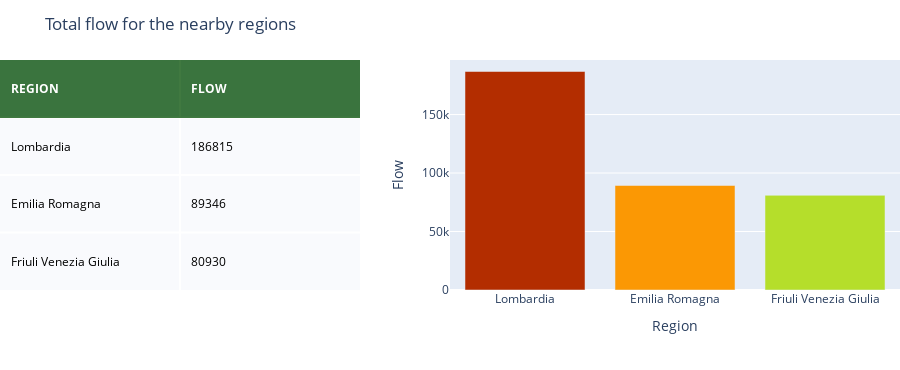

Source (notebook cell):
### Markdown cell above
## 4.1 

In this first part, to study the visitor's fluxes from the nearby regions only, we've selected one region for each of the different directions toward Padova:

-Lombardia at west, associated with the A4 toward Milano-Torino <br>
-Emilia Romagna at south, associated with the A13 toward Bologna-Roma <br>
-Friuli Venezia Giulia at east, associated with the A4 toward Venice-Trieste. <br>

for this regions we can be quite sure that the people coming toward Padova are taking the highways of interest, if using the car.

### Code cell
#DATA FOR THE REGIONS OF INTEREST
#For the regions of interest insert the region capital names and the region names
cap=['Milano', 'Bologna', 'Trieste']
reg=['Lombardia', 'Emilia Romagna', 'Friuli Venezia Giulia']

#Function to obtain the info of the regions of interest 
def info_regions(codici_istat_provincia, capoluogo):
    cod_reg=codici_istat_provincia[codici_istat_provincia['PROVINCIA'] == capoluogo]['COD_REG'].values[0] 
    info_reg=codici_istat_provincia[codici_istat_provincia['COD_REG'] == cod_reg]
    return info_reg

#Create a dictionary of dataframes for the different regions (cod info only)
d = {} 
cod_int=[]
for c in cap:
    d[reg[cap.index(c)]] = pd.DataFrame(info_regions(codici_istat_provincia,c))
    #dataframe d[key] with key=reg[i], data: |COD_REG|COD_PRO|PROVINCIA|PROV_SIGLA
    

#Returns a dataset with all the info (data_day_od) of the regions of interest
def data_regions(data_day_od, cod_all_prov):
    data_reg=data_day_od[data_day_od['COD_PRO'].isin(cod_all_prov)]
    return data_reg

#Define a dictionary with the dataframe for the different regions with all the info from data_day_od
#data_reg[reg[i]]  MONTH|DOW|ORIGIN|DESTINATION|CUST_CLASS|COD_CONTRY|COD_PRO|PRO_COM|FLOW
data_reg = {} 
for i in range(len(reg)):
    data_reg[reg[i]] = pd.DataFrame(data_regions(data_day_od,d[reg[i]]['COD_PRO'].values[:]))
    

##STUDY OF THE FLUXES OF NEARBY REGIONS TO FIND WHICH OF THE THREE DIRECTIONS HAS TO BE PRIORITIZE

#Function to calculate the total flow of the regions of interest 
def flow_regions(info_data, cod_all_prov):
    flow_sum=info_data.groupby(info_data['COD_PRO'].isin(cod_all_prov))['FLOW'].sum()
    flow_sum=flow_sum.reset_index()
    return flow_sum['FLOW'][flow_sum['COD_PRO'] == True][0]
    
#Create a dictionary for the the total flux for the different regions 
d_flow = {}
for i in range(len(reg)):
    d_flow[reg[i]] = flow_regions(data_reg[reg[i]], d[reg[i]]['COD_PRO'].values[:])
    
    
#Dataframe with the total flux for the regions of interest, flow: REGION|FLOW|
flow= pd.DataFrame(d_flow.items(), columns=['REGION', 'FLOW']).sort_values(by='FLOW', ascending=False)


#Display the results
table_color =  [[0, '#004d00'],[.5, '#ffffff'],[1, '#ffffff']]
fig = ff.create_table(flow, height_constant=80, colorscale=table_color) # font_colors=font)#colorscale

color_dict = ['#b32d00', '#fb9804' ,'#b5de2b']
fig.add_trace(go.Bar(x = flow["REGION"], y = flow["FLOW"],marker_color=color_dict,name='Flow',xaxis='x2', yaxis='y2',))
    
fig.update_layout(title_text = 'Total flow for the nearby regions',margin = {'t':60, 'b':80, },
    xaxis = {'domain': [0, .4]},
    xaxis2 = {'domain': [0.5, 1.], 'title':'Region'},
    yaxis2 = {'domain': [0, 1], 'anchor': 'x2', 'title': 'Flow'}
)

fig.show()

### Figure 1 — Plotly figure (JSON) as saved in the notebook; plotly's stock layout.template omitted (floating-point values rounded to 4 significant figures)
{"data": [{"colorscale": [[0, "#004d00"], [0.5, "#ffffff"], [1, "#ffffff"]], "hoverinfo": "none", "opacity": 0.75, "showscale": false, "type": "heatmap", "z": [[0, 0], [0.5, 0.5], [1, 1], [0.5, 0.5]]}, {"marker": {"color": ["#b32d00", "#fb9804", "#b5de2b"]}, "name": "Flow", "type": "bar", "x": ["Lombardia", "Emilia Romagna", "Friuli Venezia Giulia"], "xaxis": "x2", "y": [186815, 89346, 80930], "yaxis": "y2"}], "layout": {"annotations": [{"align": "left", "font": {"color": "#ffffff"}, "showarrow": false, "text": "<b>REGION</b>", "x": -0.45, "xanchor": "left", "xref": "x", "y": 0, "yref": "y"}, {"align": "left", "font": {"color": "#ffffff"}, "showarrow": false, "text": "<b>FLOW</b>", "x": 0.55, "xanchor": "left", "xref": "x", "y": 0, "yref": "y"}, {"align": "left", "font": {"color": "#000000"}, "showarrow": false, "text": "Lombardia", "x": -0.45, "xanchor": "left", "xref": "x", "y": 1, "yref": "y"}, {"align": "left", "font": {"color": "#000000"}, "showarrow": false, "text": "186815", "x": 0.55, "xanchor": "left", "xref": "x", "y": 1, "yref": "y"}, {"align": "left", "font": {"color": "#000000"}, "showarrow": false, "text": "Emilia Romagna", "x": -0.45, "xanchor": "left", "xref": "x", "y": 2, "yref": "y"}, {"align": "left", "font": {"color": "#000000"}, "showarrow": false, "text": "89346", "x": 0.55, "xanchor": "left", "xref": "x", "y": 2, "yref": "y"}, {"align": "left", "font": {"color": "#000000"}, "showarrow": false, "text": "Friuli Venezia Giulia", "x": -0.45, "xanchor": "left", "xref": "x", "y": 3, "yref": "y"}, {"align": "left", "font": {"color": "#000000"}, "showarrow": false, "text": "80930", "x": 0.55, "xanchor": "left", "xref": "x", "y": 3, "yref": "y"}], "height": 370, "margin": {"b": 80, "l": 0, "r": 0, "t": 60}, "title": {"text": "Total flow for the nearby regions"}, "xaxis": {"domain": [0, 0.4], "dtick": 1, "gridwidth": 2, "showticklabels": false, "tick0": -0.5, "ticks": "", "zeroline": false}, "xaxis2": {"domain": [0.5, 1], "title": {"text": "Region"}}, "yaxis": {"autorange": "reversed", "dtick": 1, "gridwidth": 2, "showticklabels": false, "tick0": 0.5, "ticks": "", "zeroline": false}, "yaxis2": {"anchor": "x2", "domain": [0, 1], "title": {"text": "Flow"}}}}
